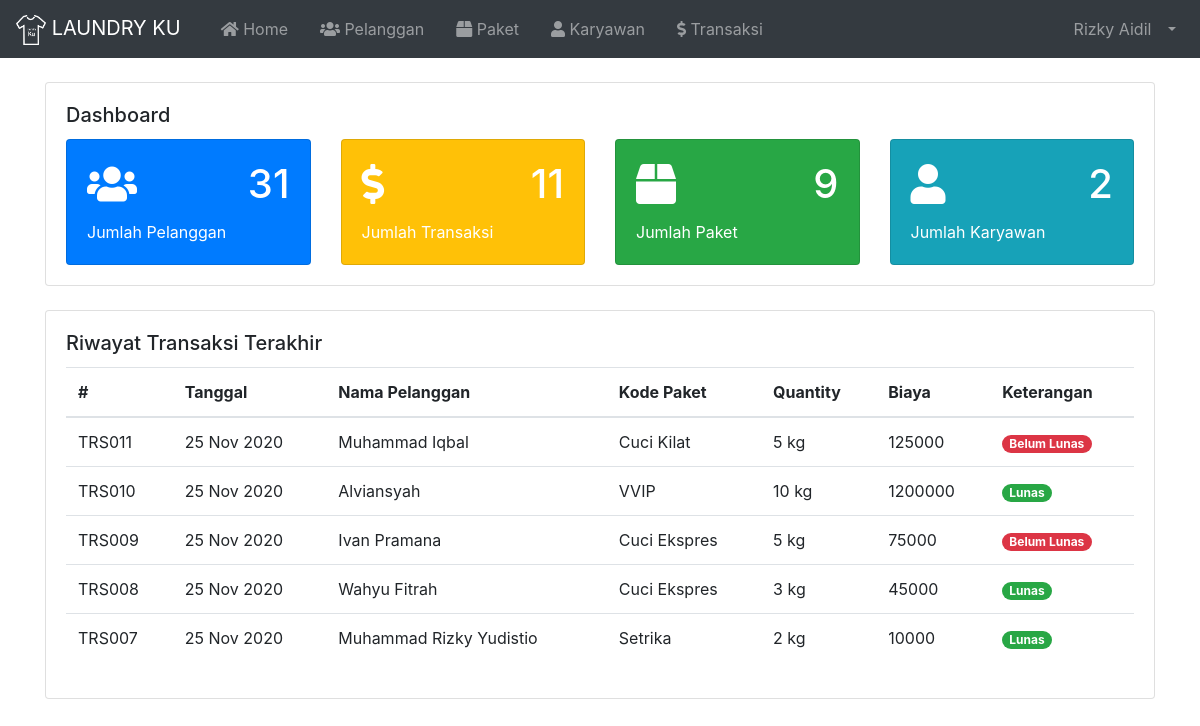
Page /index.php (signed in) on the committed database.
### tables this page shows
CREATE TABLE `tbl_karyawan` (
  `id` int(11) NOT NULL,
  `nama` varchar(100) NOT NULL,
  `username` varchar(30) NOT NULL,
  `password` varchar(255) NOT NULL,
  `email` varchar(255) NOT NULL,
  `no_hp` varchar(20) NOT NULL,
  `alamat` varchar(100) NOT NULL,
  `catatan` varchar(255) NOT NULL,
  `image` varchar(255) NOT NULL,
  `role` varchar(20) NOT NULL
);

CREATE TABLE `tbl_transaksi` (
  `id` varchar(10) NOT NULL,
  `tanggal` varchar(20) NOT NULL,
  `id_pelanggan` varchar(10) NOT NULL,
  `kd_paket` varchar(10) NOT NULL,
  `qty` int(11) NOT NULL,
  `biaya` int(11) NOT NULL,
  `bayar` int(11) NOT NULL,
  `kembalian` int(11) NOT NULL
);

CREATE TABLE `tbl_pelanggan` (
  `id` varchar(10) NOT NULL,
  `nama` varchar(100) NOT NULL,
  `alamat` varchar(255) NOT NULL,
  `no_hp` varchar(20) NOT NULL
);

CREATE TABLE `tbl_paket` (
  `id` varchar(10) NOT NULL,
  `paket` varchar(100) NOT NULL,
  `harga_kilo` int(11) NOT NULL,
  `deskripsi` varchar(255) NOT NULL
);

### index.php (called while the page is built, shortened)
<?php
  require 'load/config.php';
  require 'load/function.php';
?>
<?php require_once 'header.php'; ?>
<?php require 'content.php'; ?>
<?php require_once 'footer.php'; ?>

### load/function.php (called while the page is built, shortened)
<?php
  require 'config.php';
  function numData( $tabel ) {
    global $koneksi;
    $num = mysqli_query($koneksi, "SELECT * FROM $tabel");
    return mysqli_num_rows($num);
  }
  function numQueryData( $query ) {
    global $koneksi;
    $num = mysqli_query($koneksi, $query);
    return mysqli_num_rows($num);
  }
  function viewDatas( $query ) {
    global $koneksi;
    $result = mysqli_query($koneksi, $query);
    $rows = [];
      while ($row = mysqli_fetch_assoc($result)) {
        $rows[] = $row;
      }
    return $rows;
  }
?>

### page/home.php (the view)
<?php
  $query = "SELECT tbl_transaksi.id, tbl_transaksi.tanggal ,tbl_pelanggan.nama, tbl_paket.paket, tbl_transaksi.qty, tbl_transaksi.biaya, tbl_transaksi.bayar, tbl_transaksi.kembalian
            FROM tbl_transaksi
            INNER JOIN tbl_pelanggan
            ON tbl_transaksi.id_pelanggan = tbl_pelanggan.id
            INNER JOIN tbl_paket
            ON tbl_transaksi.kd_paket = tbl_paket.id
						ORDER BY tbl_transaksi.id DESC
						LIMIT 5"
?>
<div class="container container-fluid">
	<div class="card mt-4 mb-4">
		<div class="card-body">
			<h5 class="card-title">Dashboard</h5>
			<div class="row">
				<div class="col-md">
					<div class="card text-white bg-primary" style="max-width: 18rem;">
						<div class="card-body">
							<h1 class="card-title d-flex align-items-center justify-content-between">
								<i class="fas fa-users"></i>
								<span class="text-right"><?= numData("tbl_pelanggan"); ?></span>
							</h1>
							<p class="card-text">Jumlah Pelanggan</p>
						</div>
					</div>
				</div>
				<div class="col-md">
					<div class="card text-white bg-warning" style="max-width: 18rem;">
						<div class="card-body">
							<h1 class="card-title d-flex align-items-center justify-content-between">
								<i class="fas fa-dollar-sign"></i>
								<span class="text-right"><?= numData('tbl_transaksi'); ?></span>
							</h1>
							<p class="card-text">Jumlah Transaksi</p>
						</div>
					</div>
				</div>
				<div class="col-md">
					<div class="card text-white bg-success" style="max-width: 18rem;">
						<div class="card-body">
							<h1 class="card-title d-flex align-items-center justify-content-between">
								<i class="fas fa-box"></i>
								<span class="text-right"><?= numData('tbl_paket'); ?></span>
							</h1>
							<p class="card-text">Jumlah Paket</p>
						</div>
					</div>
				</div>
				<div class="col-md">
					<div class="card text-white bg-info" style="max-width: 18rem;">
						<div class="card-body">
							<h1 class="card-title d-flex align-items-center justify-content-between">
								<i class="fas fa-user"></i>
								<span class="text-right"><?= numQueryData("SELECT * FROM tbl_karyawan WHERE tbl_karyawan.role = 'Karyawan'"); ?></span>
							</h1>
							<p class="card-text">Jumlah Karyawan</p>
						</div>
					</div>
				</div>
			</div>
		</div>
	</div>
	<div class="card mb-4">
		<div class="card-body">
			<h5 class="card-title">Riwayat Transaksi Terakhir</h5>
			<table class="table">
				<thead>
					<tr>
						<th>#</th>
						<th>Tanggal</th>
						<th>Nama Pelanggan</th>
						<th>Kode Paket</th>
						<th>Quantity</th>
						<th>Biaya</th>
						<th>Keterangan</th>
					</tr>
				</thead>
				<tbody>
					<?php $transaksi = viewDatas($query); ?>
					<?php foreach($transaksi as $data) : ?>
					<tr>
						<td><?= $data['id']; ?></td>
						<td><?= $data['tanggal']; ?></td>
						<td><?= $data['nama']; ?></td>
						<td><?= $data['paket']; ?></td>
						<td><?= $data['qty']; ?> kg</td>
						<td><?= $data['biaya']; ?></td>
						<td>
						<?php
							if ( $data['kembalian'] < 0 ) {
								echo "<span class='badge badge-pill badge-danger'>Belum Lunas</span>";
							} else {
								echo "<span class='badge badge-pill badge-success'>Lunas</span>";
							}
						?>
						</td>
					</tr>
					<?php endforeach; ?>
				</tbody>
			</table>
		</div>
	</div>
</div>

### header.php (shortened to what this page needs)
<?php
  $id = $_SESSION['id'];
  $result = mysqli_query($koneksi, "SELECT * FROM tbl_karyawan WHERE id = '$id'");
  $user = mysqli_fetch_assoc($result);
?>
<!DOCTYPE html>
<html lang="en">
<head>
	<link rel="stylesheet" href="asset/vendor/bootstrap-4.5.3/css/bootstrap.min.css">
	<link rel="stylesheet" href="asset/vendor/fontawesome/css/all.min.css">
	<link rel="stylesheet" href="asset/vendor/datatables-b4/datatables.min.css">
</head>
<body>
	<nav class="navbar navbar-expand-lg navbar-dark bg-dark">
		<a class="navbar-brand" href="index.php">
			<img src="asset/img/logo.png" width="30" height="30" alt="">
			LAUNDRY KU
		</a>
		<div class="collapse navbar-collapse" id="navbarSupportedContent">
			<ul class="navbar-nav mr-auto">
				<li class="nav-item ml-3">
					<a class="nav-link" href="index.php"><i class="fas fa-home"></i> Home<span class="sr-only">(current)</span></a>
				</li>
				<li class="nav-item ml-3">
					<a class="nav-link" href="?page=Pelanggan"><i class="fas fa-users"></i> Pelanggan</a>
				</li>
				<li class="nav-item ml-3">
					<a class="nav-link" href="?page=Paket"><i class="fas fa-box"></i> Paket</a>
				</li>
				<?php if ($user['role'] == 'Admin') : ?>
				<li class="nav-item ml-3">
					<a class="nav-link" href="?page=Karyawan"><i class="fas fa-user"></i> Karyawan</a>
				</li>
				<?php endif; ?>
				<li class="nav-item ml-3">
					<a class="nav-link " href="?page=Transaksi"><i class="fas fa-dollar-sign"></i> Transaksi</a>
				</li>
			</ul>
			<ul class="navbar-nav ml-auto">
				<li class="nav-item dropdown">
					<a class="nav-link dropdown-toggle" href="#" id="userDropdown" role="button" data-toggle="dropdown"
						aria-haspopup="true" aria-expanded="false">
						<span class="mr-2 d-none d-lg-inline"><?= $user['nama']; ?></span>
					</a>
				</li>
			</ul>
		</div>
	</nav>

### rows in the picture
tbl_karyawan: nama "Rizky Aidil"
tbl_transaksi: id "TRS011", tanggal "25 Nov 2020", id_pelanggan.nama "Muhammad Iqbal", kd_paket.paket "Cuci Kilat", qty "5", biaya "125000", kembalian "Belum Lunas"
tbl_transaksi: id "TRS010", tanggal "25 Nov 2020", id_pelanggan.nama "Alviansyah", kd_paket.paket "VVIP", qty "10", biaya "1200000", kembalian "Lunas"
tbl_transaksi: id "TRS009", tanggal "25 Nov 2020", id_pelanggan.nama "Ivan Pramana", kd_paket.paket "Cuci Ekspres", qty "5", biaya "75000", kembalian "Belum Lunas"
tbl_transaksi: id "TRS008", tanggal "25 Nov 2020", id_pelanggan.nama "Wahyu Fitrah", kd_paket.paket "Cuci Ekspres", qty "3", biaya "45000", kembalian "Lunas"
tbl_transaksi: id "TRS007", tanggal "25 Nov 2020", id_pelanggan.nama "Muhammad Rizky Yudistio", kd_paket.paket "Setrika", qty "2", biaya "10000", kembalian "Lunas"

### other values in the picture
numData("tbl_pelanggan") "31"
numData('tbl_transaksi') "11"
numData('tbl_paket') "9"
